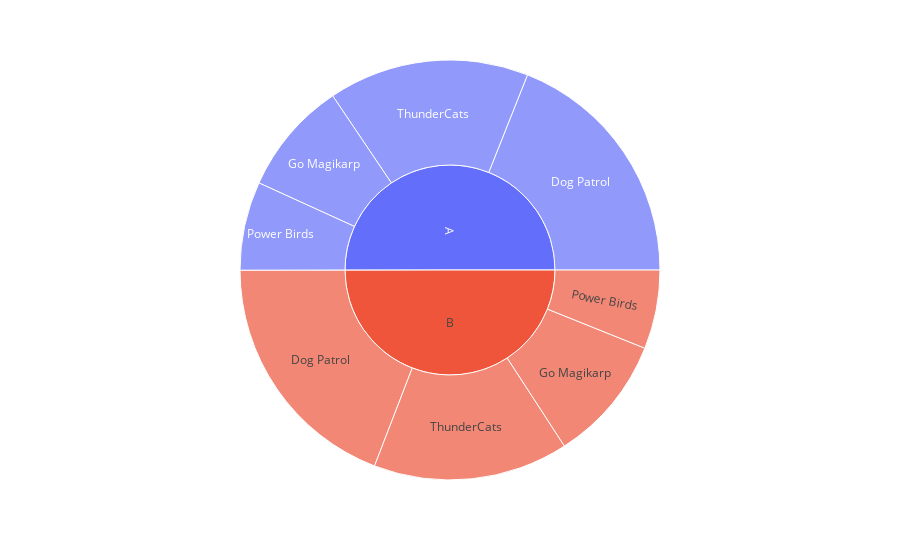

Notebook code for this chart:
### Code cell
# el problema esta en medal
px.sunburst(
    df_sunburst_test,
    path = ['event_game', 'team'], #, 'medal'
    values = 'score'
)

### Figure 1 — Plotly figure (JSON) as saved in the notebook; plotly's stock layout.template omitted (floating-point values rounded to 4 significant figures)
{"data": [{"branchvalues": "total", "domain": {"x": [0, 1], "y": [0, 1]}, "hovertemplate": "labels=%{label}<br>score=%{value}<br>parent=%{parent}<br>id=%{id}<extra></extra>", "ids": ["A/Dog Patrol", "B/Dog Patrol", "A/Go Magikarp", "B/Go Magikarp", "A/Power Birds", "B/Power Birds", "A/ThunderCats", "B/ThunderCats", "A", "B"], "labels": ["Dog Patrol", "Dog Patrol", "Go Magikarp", "Go Magikarp", "Power Birds", "Power Birds", "ThunderCats", "ThunderCats", "A", "B"], "level": "d76b7a", "name": "", "parents": ["A", "B", "A", "B", "A", "B", "A", "B", "", ""], "type": "sunburst", "values": [403, 406, 186, 207, 145, 129, 328, 319, 1062, 1061]}], "layout": {"autosize": true, "legend": {"tracegroupgap": 0}, "margin": {"t": 60}}}
